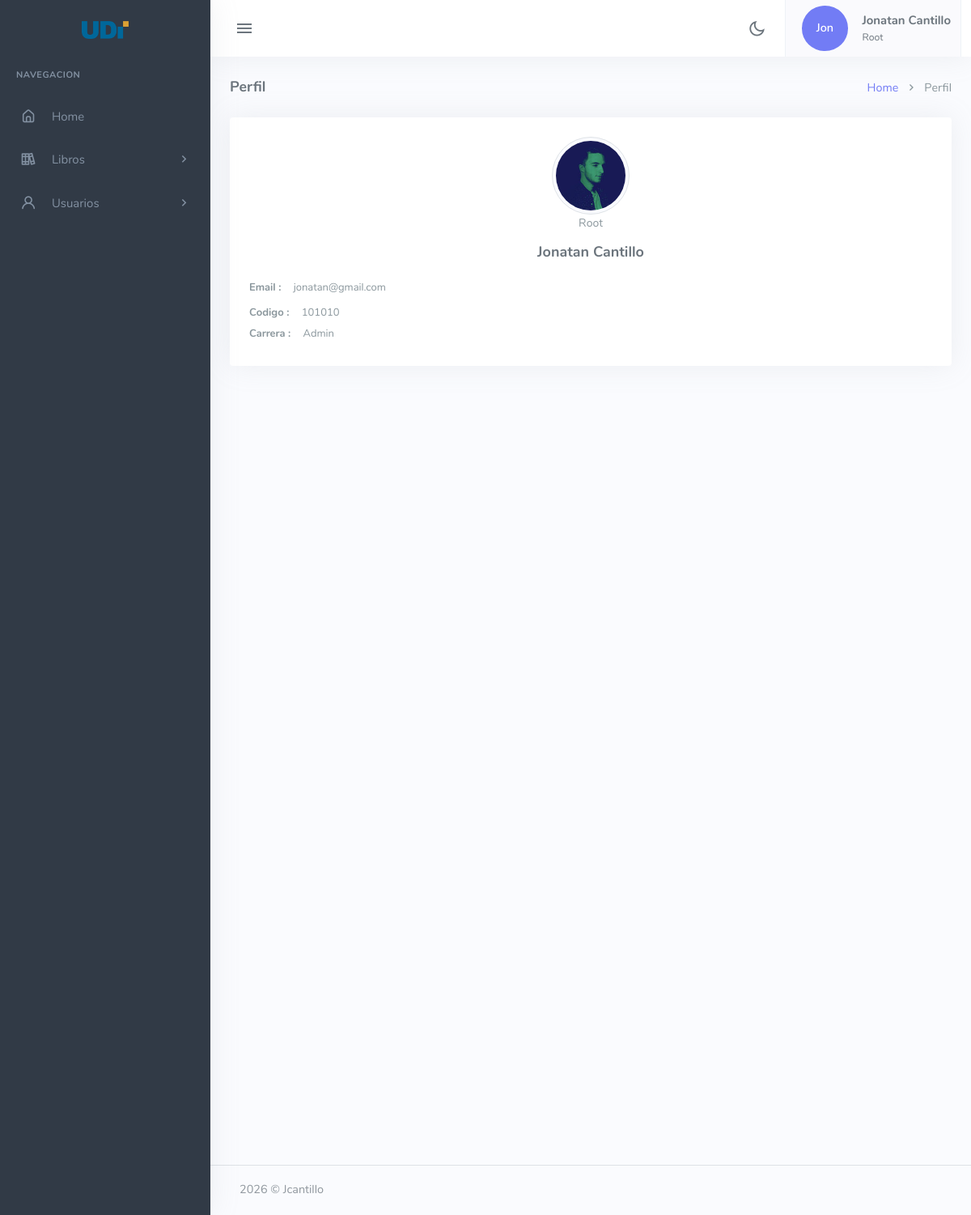
Page /barrancabermeja/pages-profile-2.php (signed in) on the committed database.
### tables this page shows
CREATE TABLE usuarios (
    idUser INT AUTO_INCREMENT PRIMARY KEY,         
    code_cc VARCHAR(50) NOT NULL UNIQUE,            
    name VARCHAR(50) NOT NULL,                     
    email VARCHAR(100) NOT NULL UNIQUE,            
    password VARCHAR(255) NOT NULL,                
    fecha_registro TIMESTAMP DEFAULT CURRENT_TIMESTAMP,  
    ultimo_acceso TIMESTAMP NULL,                  
    rol ENUM('Root', 'Admin', 'Estudiante') DEFAULT 'Estudiante',   
    carrera ENUM('Admi. Empresas', 'Ing. Sistemas', 'Diseño grafico','Ing. Industrial','Psicologia','Admin') DEFAULT 'Admin',   
    estado ENUM('Activo', 'Inactivo') DEFAULT 'Activo'   
);

### barrancabermeja/includes/conn.php (called while the page is built, shortened)
<?php
if (!class_exists('conectarDB')) {
    class conectarDB {
        public function __construct() {
            try {
                $this->conn_db = new PDO(
                    DB_HOST, DB_USER, DB_PASS,
                    [PDO::ATTR_ERRMODE => PDO::ERRMODE_EXCEPTION]
                );
                return $this->conn_db;
            } catch(PDOException $e) {
                die("Database error: " . $e->getMessage());
            }
        }
    }
}

### barrancabermeja/includes/class_usuario.php (called while the page is built, shortened)
<?php
require('conn.php');
class Usuario extends conectarDB {
    public function datosUser_email($email) {
        $sql = "SELECT * FROM usuarios WHERE email = :email";
        $stmt = $this->conn_db->prepare($sql);
        $stmt->bindParam(':email', $email, PDO::PARAM_STR);
        $stmt->execute();
        $resultado = $stmt->fetch(PDO::FETCH_ASSOC);
        return $resultado;
    }
}
?>

### barrancabermeja/pages-profile-2.php (the view, shortened to what this page needs)
<?php
require('includes/class_usuario.php');
?>
<!DOCTYPE html>
<html lang="en">
<head>
    <link href="assets/css/app-saas.min.css" rel="stylesheet" type="text/css" id="app-style" />
    <link href="assets/css/icons.min.css" rel="stylesheet" type="text/css" />
</head>
<body>
    <div class="wrapper">
        <?php
        include ("navbar.php");
        ?>
        <?php
        include ("leftSidebar.php");
        ?>
        <div class="content-page">
            <div class="content">
                <div class="container-fluid">
                    <div class="row">
                        <div class="col-12">
                            <div class="page-title-box">
                                <div class="page-title-right">
                                    <ol class="breadcrumb m-0">
                                        <li class="breadcrumb-item"><a href="index.php">Home</a></li>
                                        <li class="breadcrumb-item active">Perfil</li>
                                    </ol>
                                </div>
                                <h4 class="page-title">Perfil</h4>
                            </div>
                        </div>
                    </div>
                    <div class="card text-center">
                        <div class="card-body">
                            <img src="assets/images/users/avatar-1.jpg" class="rounded-circle avatar-lg img-thumbnail"
                                alt="profile-image">
                                <p class="text-muted font-14"><?php echo $usuario["rol"] ?></p>
                            <h4 class="mb-0 mt-2"><?php echo $usuario["name"] ?> </h4>
                            <div class="text-start mt-3">
                                <p class="text-muted mb-2 font-13"><strong>Email :</strong> <span
                                        class="ms-2 "><?php echo $usuario["email"] ?></span></p>
                                <p class="text-muted mb-1 font-13"><strong>Codigo :</strong> <span
                                        class="ms-2"><?php echo $usuario["code_cc"] ?></span></p>
                                <p class="text-muted mb-1 font-13"><strong>Carrera :</strong> <span
                                        class="ms-2"><?php echo $usuario["carrera"] ?></span></p>
                            </div>
                        </div>
                    </div>
                </div>
            </div>
            <?php
                include ("footer.php");
               ?>
        </div>
    </div>
</body>
</html>

### barrancabermeja/navbar.php (shortened to what this page needs)
<?php
require_once('includes/class_usuario.php');
$usuario = new Usuario();
$usuario = $usuario->datosUser_email($_SESSION['usuario_email']);
?>
<div class="navbar-custom">
    <div class="topbar container-fluid">
        <div class="d-flex align-items-center gap-lg-2 gap-1">
            <button class="button-toggle-menu">
                <i class="mdi mdi-menu"></i>
            </button>
        </div>
        <ul class="topbar-menu d-flex align-items-center gap-3">
            <li class="dropdown notification-list">
                <div class="nav-link" id="light-dark-mode" data-bs-toggle="tooltip" data-bs-placement="left"
                    title="Theme Mode">
                    <i class="ri-moon-line font-22"></i>
                </div>
            </li>
            <li class="dropdown">
                <a class="nav-link dropdown-toggle arrow-none nav-user px-2" data-bs-toggle="dropdown" href="#"
                    role="button" aria-haspopup="false" aria-expanded="false">
                    <span class="avatar-md d-flex justify-content-center align-items-center" style="height: 100%;">
                        <span
                            class="avatar-title bg-primary rounded-circle d-flex justify-content-center align-items-center"
                            style="width: 80%; height: 80%;">
                            <?php echo substr($usuario["name"], 0, 3); ?>
                        </span>
                    </span>
                    <span class="d-lg-flex flex-column gap-1 d-none">
                        <h5 class="my-0"><?php echo $usuario["name"] ?></h5>
                        <h6 class="my-0 fw-normal"><?php echo $usuario["rol"] ?></h6>
                    </span>
                </a>
            </li>
        </ul>
    </div>
</div>

### rows in the picture
usuarios: name "Jon", name "Jonatan Cantillo", rol "Root", email "jonatan@gmail.com", code_cc "101010", carrera "Admin"
